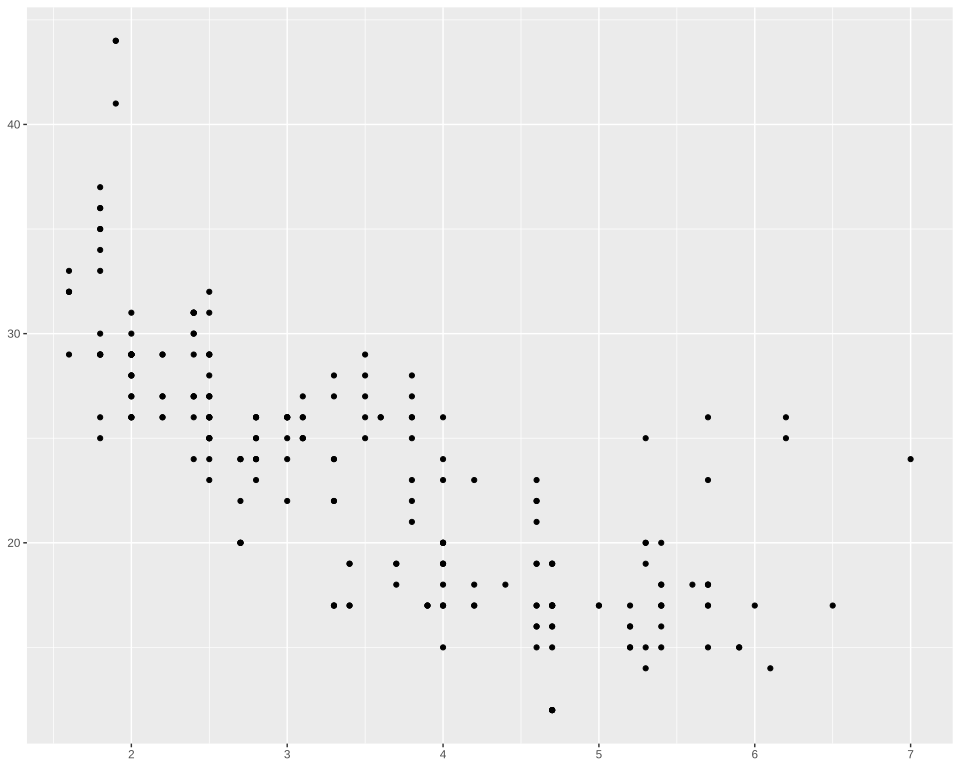

Reproduce this figure in R.
# The plot test/golden/labs_none.svg draws, drawn by ggplot2 itself, as ggplot2's own visual
# tests draw their snapshots: the independent check on that golden whenever it changes. The suite
# never runs this; it needs R, ggplot2 and vdiffr, saved as the Docker image giggly-r:ggplot2-4.0.3.
# From the repository's root:
#
#   docker run --rm -v "$PWD/test/golden":/golden:ro giggly-r:ggplot2-4.0.3 \
#     Rscript /golden/labs_none.R > labs_none.ggplot2.svg
#
# and compare the two drawings element by element, as test/golden/point.R describes.
#
# scale_continuous()'s reference page's "Removing axis titles" example: mpg's highway mileage
# against engine size, both axes' titles removed with labs(x = NULL, y = NULL), and the room they
# took with them. First checked with ggplot2 4.0.3 and vdiffr 1.0.9: every element and clip path
# matches but svglite's around the whole drawing, and the one departure is test/golden/point.R's,
# the x axis drawn before the y.

library(ggplot2)

p1 <- ggplot(mpg, aes(displ, hwy)) +
  geom_point()
plot <- p1 + labs(x = NULL, y = NULL) + theme_gray()

file <- tempfile(fileext = ".svg")
vdiffr::write_svg(plot, file)
cat(readLines(file), sep = "\n")
